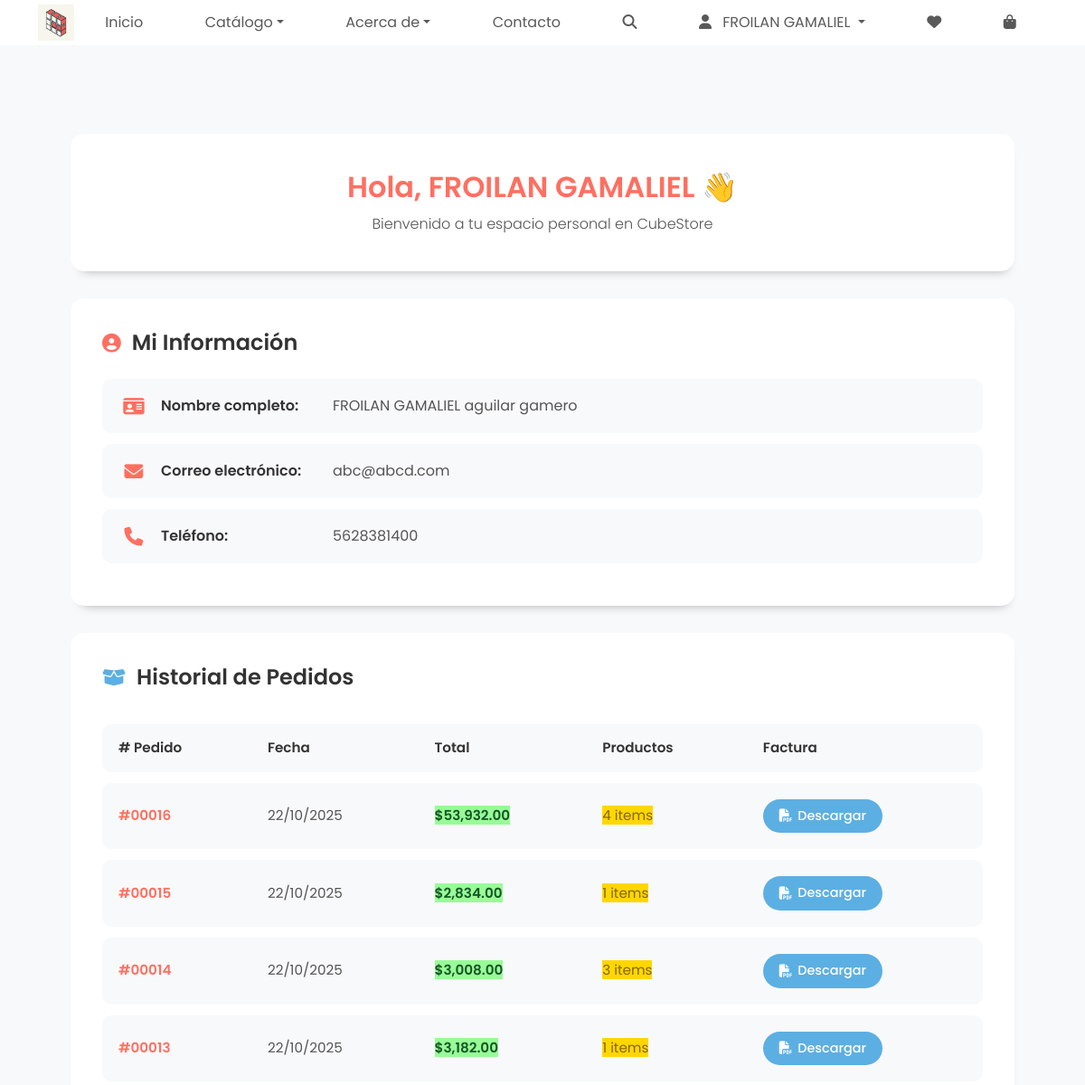
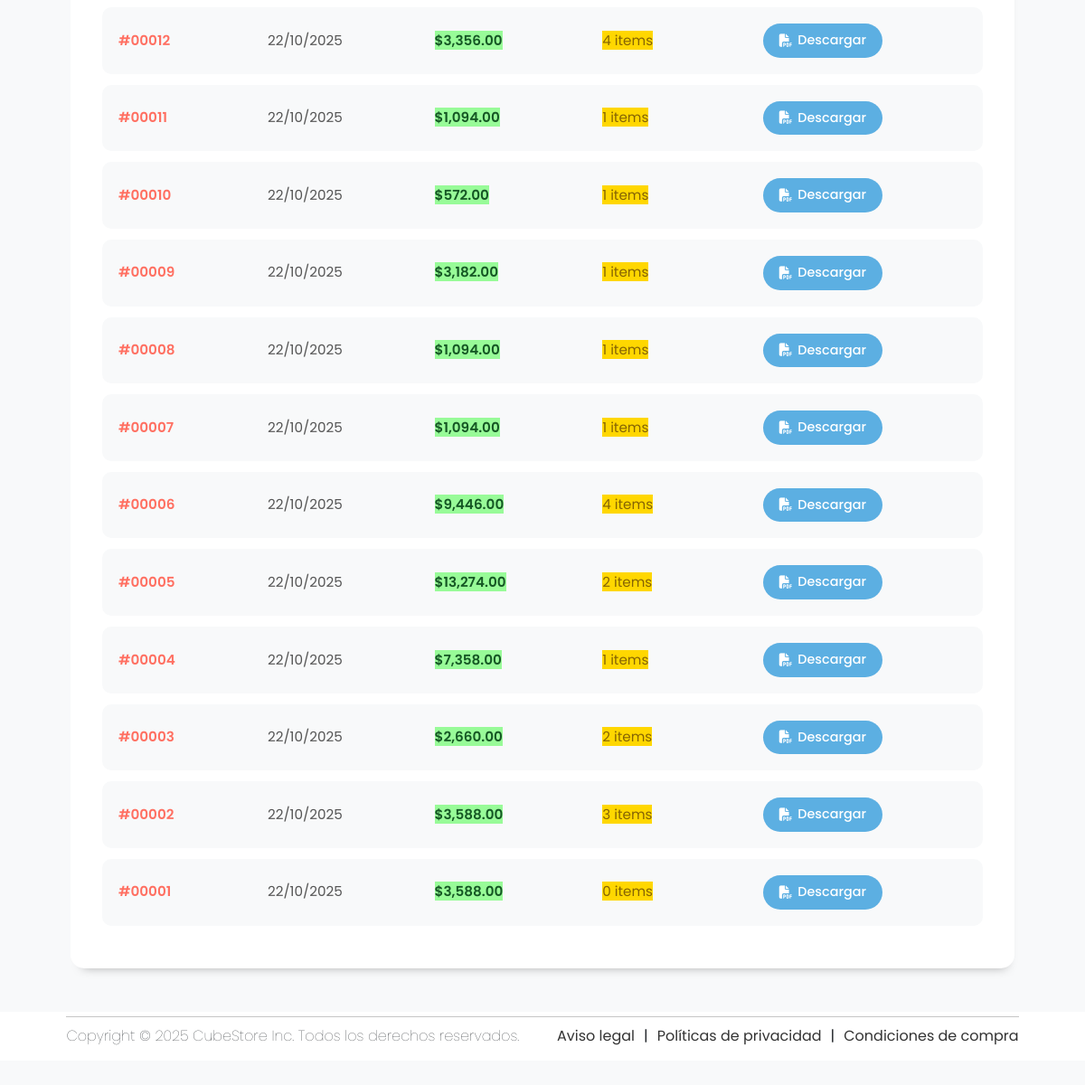
The page /perfil.php (signed in) on the database its author committed (2 pictures, top to bottom).
### tables this page shows
CREATE TABLE `usuarios` (
  `id` int(11) NOT NULL,
  `nombre` varchar(100) NOT NULL,
  `apellido_paterno` varchar(100) DEFAULT NULL,
  `apellido_materno` varchar(100) DEFAULT NULL,
  `correo` varchar(150) NOT NULL,
  `contrasena` varchar(255) NOT NULL,
  `telefono` varchar(20) DEFAULT NULL,
  `fecha_registro` timestamp NOT NULL DEFAULT current_timestamp(),
  `reset_token` varchar(64) DEFAULT NULL,
  `reset_expiry` datetime DEFAULT NULL
);

CREATE TABLE `pedidos` (
  `id` int(11) NOT NULL,
  `usuario_id` int(11) NOT NULL,
  `direccion_id` int(11) NOT NULL,
  `subtotal` decimal(10,2) NOT NULL,
  `envio` decimal(10,2) NOT NULL,
  `iva` decimal(10,2) NOT NULL,
  `total` decimal(10,2) NOT NULL,
  `fecha` timestamp NOT NULL DEFAULT current_timestamp()
);

### perfil.php (the view, shortened to what this page needs)
<?php
include 'Configuraciones/conexion.php';
$usuario_id = $_SESSION['usuario_id'];
$usuario = $conex->query("SELECT nombre, apellido_paterno, apellido_materno, correo, telefono FROM usuarios WHERE id = $usuario_id")->fetch_assoc();
$pedidos = $conex->query("SELECT * FROM pedidos WHERE usuario_id = $usuario_id ORDER BY fecha DESC");
?>
<!DOCTYPE html>
<html lang="es">
<head>
<link rel="stylesheet" href="https://cdn.jsdelivr.net/npm/bootstrap@4.1.3/dist/css/bootstrap.min.css">
<link rel="stylesheet" href="https://cdnjs.cloudflare.com/ajax/libs/font-awesome/6.7.2/css/all.css">
<link href="https://cdnjs.cloudflare.com/ajax/libs/bootstrap/5.3.0/css/bootstrap.min.css" rel="stylesheet">
<link rel="stylesheet" href="css/estilo.css">
</head>
<body>
<nav class="navbar navbar-expand-lg bg-white py-0 fixed-top">
    <div class="container">
      <a class="navbar-brand mx-auto" href="index.php">
        <img src="img/logo.png" alt="CubeStore Logo" height="40" width="40">
      </a>
      <div class="collapse navbar-collapse" id="navbarSupportedContent">
        <ul class="navbar-nav ms-auto d-flex align-items-center justify-content-around w-100">
          <li class="nav-item"><a class="nav-link" href="index.php">Inicio</a></li>
          <li class="nav-item dropdown">
            <a class="nav-link dropdown-toggle" href="#" id="catalogoDropdown" role="button" data-bs-toggle="dropdown">Catálogo</a>
          </li>
          <li class="nav-item dropdown">
            <a class="nav-link dropdown-toggle" href="#" id="acercaDropdown" role="button" data-bs-toggle="dropdown">Acerca de</a>
          </li>
          <li class="nav-item"><a class="nav-link" href="contacto.php">Contacto</a></li>
          <li class="nav-item dropdown">
            <a class="nav-link" href="#" id="searchDropdown"><i class="fa-solid fa-magnifying-glass"></i></a>
          </li>
<li class="nav-item dropdown iconos position-relative">
  <?php if(isset($_SESSION['usuario_id'])): ?>
    <a class="nav-link dropdown-toggle" href="#" id="userDropdown" role="button" data-bs-toggle="dropdown">
      <i class="fa-solid fa-user mr-2"></i> <?= htmlspecialchars($_SESSION['nombre']) ?>
    </a>
  <?php else: ?>
    <a class="nav-link" href="perfiles/iniciosesion.php"><i class="fa-solid fa-user mr-2"></i>Iniciar sesión</a>
  <?php endif; ?>
</li>
          <li class="nav-item">
  <a href="wishlist.php" class="nav-link">
    <i class="fa-solid fa-heart"></i>
  </a>
</li>
          <li class="nav-item iconos position-relative">
  <a class="nav-link" href="carrito.php">
    <i class="fa-solid fa-bag-shopping"></i>
  </a>
        </ul>
      </div>
    </div>
  </nav>
<div class="container p-5" style="margin-top: 100px; padding-bottom: 50px;">
    <div class="profile-header">
        <h2>Hola, <?= htmlspecialchars($usuario['nombre']) ?> 👋</h2>
        <p>Bienvenido a tu espacio personal en CubeStore</p>
    </div>
    <div class="info-card">
        <h3><i class="fa-solid fa-user-circle"></i> Mi Información</h3>
        <div class="info-item">
            <i class="fa-solid fa-id-card"></i>
            <strong>Nombre completo:</strong>
            <span><?= htmlspecialchars($usuario['nombre'] . ' ' . $usuario['apellido_paterno'] . ' ' . $usuario['apellido_materno']) ?></span>
        </div>
        <div class="info-item">
            <i class="fa-solid fa-envelope"></i>
            <strong>Correo electrónico:</strong>
            <span><?= htmlspecialchars($usuario['correo']) ?></span>
        </div>
        <div class="info-item">
            <i class="fa-solid fa-phone"></i>
            <strong>Teléfono:</strong>
            <span><?= htmlspecialchars($usuario['telefono']) ?></span>
        </div>
    </div>
    <div class="orders-section">
        <h3><i class="fa-solid fa-box-open"></i> Historial de Pedidos</h3>
        <?php if($pedidos->num_rows === 0): ?>
            <div class="empty-orders">
                <i class="fa-solid fa-shopping-bag"></i>
                <p>Aún no has realizado ningún pedido</p>
                <!-- <a href="catalogo.php" class="btn-shop">
                    <i class="fa-solid fa-store"></i> Explorar Catálogo
                </a> -->
            </div>
        <?php else: ?>
            <table class="orders-table">
                <thead>
                    <tr>
                        <th># Pedido</th>
                        <th>Fecha</th>
                        <th>Total</th>
                        <th>Productos</th>
                        <th>Factura</th>
                    </tr>
                </thead>
                <tbody>
                    <?php while($pedido = $pedidos->fetch_assoc()):
                        $pedido_id = $pedido['id'];
                        $detalle = $conex->query("SELECT COUNT(*) AS total_productos FROM detalle_pedidos WHERE pedido_id = $pedido_id")->fetch_assoc();
                    ?>
                    <tr>
                        <td>#<?= str_pad($pedido_id, 5, '0', STR_PAD_LEFT) ?></td>
                        <td><?= date('d/m/Y', strtotime($pedido['fecha'])) ?></td>
                        <td><span class="badge-total">$<?= number_format($pedido['total'],2) ?></span></td>
                        <td><span class="badge-products"><?= $detalle['total_productos'] ?> items</span></td>
                        <td>
                            <a href="generar_factura.php?pedido_id=<?= $pedido_id ?>" class="btn-download">
                                <i class="fa-solid fa-file-pdf"></i> Descargar
                            </a>
                        </td>
                    </tr>
                    <?php endwhile; ?>
                </tbody>
            </table>
        <?php endif; ?>
    </div>
</div>
<footer class="footer">
  <div class="footer-content">
    <p class="text">Copyright © 2025 CubeStore Inc. Todos los derechos reservados.</p>
    <ul class="menu">
      <li class="menu-elem"><a href="" class="menu-icon">Aviso legal</a></li>
      <li>|</li>
      <li class="menu-elem"><a href="" class="menu-icon">Políticas de privacidad</a></li>
      <li>|</li>
      <li class="menu-elem"><a href="" class="menu-icon">Condiciones de compra</a></li>
    </ul>
    <div class="footer-line"></div>
  </div>
</footer>
</body>
</html>

### css/estilo.css (style rules this page uses)
:root { --primary-color: #FF6F61; --blur-radius: 5px; --carousel-height: 400px; --border-radius: 15px; --color-block-hover-scale: 1.1; }
body { font-family: 'Poppins', sans-serif; }
body, a, img { user-select: none; -webkit-user-drag: none; -khtml-user-drag: none; -moz-user-drag: none; -o-user-drag: none; }
.footer { display: flex; justify-content: center; background: #ffffff; padding: 15px 0; position: relative; }
.footer-content { display: flex; align-items: center; gap: 10px; position: relative; }
.footer-line { position: absolute; top: -10px; left: 0; height: 1px; background-color: #c5c5c5; width: 100%; }
.footer ul { list-style: none; display: flex; gap: 10px; margin: 0; }
.footer ul a { color: #333; text-decoration: none; }
p, ul { margin-bottom: 0; font-weight: 100; }

### perfil.php (style rules this page uses)
body { background: #f8f9fa; min-height: 100vh; padding-bottom: 80px; }
li { font-weight: 400; }
.footer { position: relative; bottom: 0; width: 100%; max-width: 100%; }
.profile-header { background: white; border-radius: 15px; padding: 40px; margin-bottom: 30px; box-shadow: 2px 10px 12px -11px #00000059; text-align: center; }
.profile-header h2 { color: #FF6F61; font-size: 2rem; font-weight: 600; margin-bottom: 10px; }
.profile-header p { color: #555; font-size: 1rem; margin: 0; font-weight: 300; }
.info-card { background: white; border-radius: 15px; padding: 35px; margin-bottom: 30px; box-shadow: 2px 10px 12px -11px #00000059; }
.info-card h3 { color: #333; font-size: 1.5rem; margin-bottom: 25px; font-weight: 600; display: flex; align-items: center; gap: 12px; }
.info-card h3 i { font-size: 1.3rem; color: #FF6F61; }
.info-item { display: flex; align-items: center; padding: 18px 20px; margin-bottom: 12px; background: #f8f9fa; border-radius: 10px; transition: all 0.3s ease; }
.info-item i { font-size: 1.3rem; color: #FF6F61; margin-right: 15px; width: 30px; text-align: center; transition: color 0.3s ease; }
.info-item strong { color: #333; margin-right: 10px; font-weight: 600; min-width: 180px; }
.info-item span { color: #555; font-size: 1rem; font-weight: 400; }
.orders-section { background: white; border-radius: 15px; padding: 35px; box-shadow: 2px 10px 12px -11px #00000059; }
.orders-section h3 { color: #333; font-size: 1.5rem; margin-bottom: 25px; font-weight: 600; display: flex; align-items: center; gap: 12px; }
.orders-section h3 i { font-size: 1.3rem; color: #5cafe2ff; }
.orders-table { width: 100%; border-collapse: separate; border-spacing: 0 12px; }
.orders-table thead th { background: #f8f9fa; color: #333; padding: 15px 18px; font-weight: 600; text-align: left; font-size: 0.95rem; border: none; }
.orders-table thead th:first-child { border-radius: 10px 0 0 10px; }
.orders-table thead th:last-child { border-radius: 0 10px 10px 0; }
.orders-table tbody tr { background: #f8f9fa; transition: all 0.3s ease; }
.orders-table tbody td { padding: 18px; border: none; font-size: 0.95rem; color: #555; }
.orders-table tbody tr td:first-child { border-radius: 10px 0 0 10px; font-weight: 600; color: #FF6F61; }
.orders-table tbody tr td:last-child { border-radius: 0 10px 10px 0; }
.btn-download { background: #5cafe2ff; color: white; padding: 8px 18px; border-radius: 20px; text-decoration: none; font-weight: 500; display: inline-flex; align-items: center; gap: 6px; transition: all 0.3s ease; border: none; font-size: 0.9rem; }
.badge-products { background: #FFD700; color: #856404; }
.badge-total { background: #98FB98; color: #155724; font-weight: 600; }

### rows shown on the page
usuarios: nombre "FROILAN GAMALIEL", nombre+apellido_paterno+apellido_materno "FROILAN GAMALIEL aguilar gamero", correo "abc@abcd.com", telefono "5628381400"
pedidos: id "00016", fecha "22/10/2025", total "53,932.00", total_productos "4"
pedidos: id "00015", fecha "22/10/2025", total "2,834.00", total_productos "1"
pedidos: id "00014", fecha "22/10/2025", total "3,008.00", total_productos "3"
pedidos: id "00013", fecha "22/10/2025", total "3,182.00", total_productos "1"
pedidos: id "00012", fecha "22/10/2025", total "3,356.00", total_productos "4"
pedidos: id "00011", fecha "22/10/2025", total "1,094.00", total_productos "1"
pedidos: id "00010", fecha "22/10/2025", total "572.00", total_productos "1"
pedidos: id "00009", fecha "22/10/2025", total "3,182.00", total_productos "1"
pedidos: id "00008", fecha "22/10/2025", total "1,094.00", total_productos "1"
pedidos: id "00007", fecha "22/10/2025", total "1,094.00", total_productos "1"
pedidos: id "00006", fecha "22/10/2025", total "9,446.00", total_productos "4"
pedidos: id "00005", fecha "22/10/2025", total "13,274.00", total_productos "2"
pedidos: id "00004", fecha "22/10/2025", total "7,358.00", total_productos "1"
pedidos: id "00003", fecha "22/10/2025", total "2,660.00", total_productos "2"
pedidos: id "00002", fecha "22/10/2025", total "3,588.00", total_productos "3"
pedidos: id "00001", fecha "22/10/2025", total "3,588.00", total_productos "0"

### other values the page prints
$_SESSION['nombre'] "FROILAN GAMALIEL"
